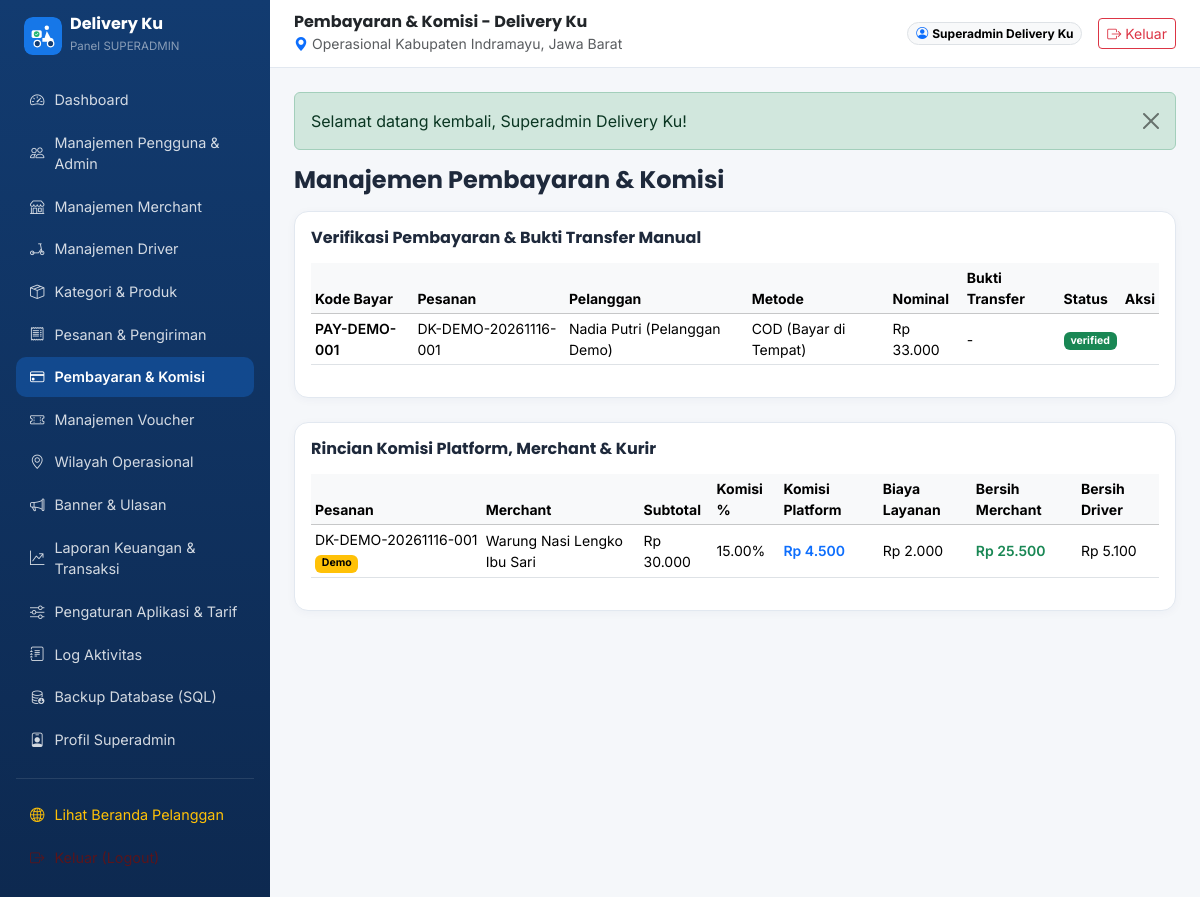
The page /index.php?route=superadmin/payments (signed in) on the database its author committed.
### tables this page shows
CREATE TABLE IF NOT EXISTS `payments` (
    `id` BIGINT UNSIGNED AUTO_INCREMENT PRIMARY KEY,
    `order_id` BIGINT UNSIGNED NOT NULL UNIQUE,
    `payment_code` VARCHAR(50) NOT NULL UNIQUE,
    `method` ENUM('cod','bank_transfer','manual_proof') NOT NULL,
    `amount` DECIMAL(12,2) NOT NULL,
    `bank_name` VARCHAR(80) NULL,
    `account_number` VARCHAR(60) NULL,
    `status` ENUM('pending','waiting_verification','verified','rejected','refunded') NOT NULL DEFAULT 'pending',
    `paid_at` DATETIME NULL,
    `verified_by` BIGINT UNSIGNED NULL,
    `verified_at` DATETIME NULL,
    `verification_notes` VARCHAR(255) NULL,
    `created_at` TIMESTAMP DEFAULT CURRENT_TIMESTAMP,
    `updated_at` TIMESTAMP DEFAULT CURRENT_TIMESTAMP ON UPDATE CURRENT_TIMESTAMP,
    CONSTRAINT `fk_pay_order` FOREIGN KEY (`order_id`) REFERENCES `orders`(`id`) ON DELETE CASCADE
);

CREATE TABLE IF NOT EXISTS `orders` (
    `id` BIGINT UNSIGNED AUTO_INCREMENT PRIMARY KEY,
    `order_code` VARCHAR(40) NOT NULL UNIQUE,
    `user_id` BIGINT UNSIGNED NOT NULL,
    `merchant_id` BIGINT UNSIGNED NOT NULL,
    `driver_id` BIGINT UNSIGNED NULL,
    `district_id` INT UNSIGNED NULL,
    `voucher_id` BIGINT UNSIGNED NULL,
    `recipient_name` VARCHAR(150) NOT NULL,
    `recipient_phone` VARCHAR(25) NOT NULL,
    `delivery_address` TEXT NOT NULL,
    `delivery_lat` DECIMAL(10,7) NULL,
    `delivery_lng` DECIMAL(10,7) NULL,
    `distance_km` DECIMAL(6,2) NOT NULL DEFAULT 2.00,
    `subtotal` DECIMAL(12,2) NOT NULL DEFAULT 0.00,
    `merchant_discount` DECIMAL(12,2) NOT NULL DEFAULT 0.00,
    `voucher_discount` DECIMAL(12,2) NOT NULL DEFAULT 0.00,
    `delivery_fee` DECIMAL(12,2) NOT NULL DEFAULT 0.00,
    `service_fee` DECIMAL(12,2) NOT NULL DEFAULT 0.00,
    `platform_commission` DECIMAL(12,2) NOT NULL DEFAULT 0.00,
    `merchant_net_income` DECIMAL(12,2) NOT NULL DEFAULT 0.00,
    `driver_net_income` DECIMAL(12,2) NOT NULL DEFAULT 0.00,
    `total_amount` DECIMAL(12,2) NOT NULL DEFAULT 0.00,
    `payment_method` ENUM('cod','bank_transfer','manual_proof') NOT NULL DEFAULT 'cod',
    `status` ENUM(
        'menunggu_pembayaran',
        'menunggu_konfirmasi_merchant',
        'pesanan_dikonfirmasi',
        'sedang_disiapkan',
        'menunggu_driver',
        'driver_menuju_merchant',
        'pesanan_diambil',
        'dalam_pengiriman',
        'selesai',
        'dibatalkan',
        'pengembalian_dana'
    ) NOT NULL DEFAULT 'menunggu_konfirmasi_merchant',
    `customer_notes` TEXT NULL,
    `cancel_reason` VARCHAR(255) NULL,
    `customer_confirmed_at` DATETIME NULL,
    `completed_at` DATETIME NULL,
    `is_demo` TINYINT(1) NOT NULL DEFAULT 0,
    `created_at` TIMESTAMP DEFAULT CURRENT_TIMESTAMP,
    `updated_at` TIMESTAMP DEFAULT CURRENT_TIMESTAMP ON UPDATE CURRENT_TIMESTAMP,
    `deleted_at` TIMESTAMP NULL DEFAULT NULL,
    INDEX `idx_orders_user` (`user_id`),
    INDEX `idx_orders_merchant` (`merchant_id`),
    INDEX `idx_orders_driver` (`driver_id`),
    INDEX `idx_orders_status` (`status`),
    INDEX `idx_orders_demo_created` (`is_demo`, `created_at`),
    CONSTRAINT `fk_ord_user` FOREIGN KEY (`user_id`) REFERENCES `users`(`id`),
    CONSTRAINT `fk_ord_merchant` FOREIGN KEY (`merchant_id`) REFERENCES `merchants`(`id`),
    CONSTRAINT `fk_ord_driver` FOREIGN KEY (`driver_id`) REFERENCES `drivers`(`id`) ON DELETE SET NULL,
    CONSTRAINT `fk_ord_district` FOREIGN KEY (`district_id`) REFERENCES `districts`(`id`) ON DELETE SET NULL,
    CONSTRAINT `fk_ord_voucher` FOREIGN KEY (`voucher_id`) REFERENCES `vouchers`(`id`) ON DELETE SET NULL
);

CREATE TABLE IF NOT EXISTS `users` (
    `id` BIGINT UNSIGNED AUTO_INCREMENT PRIMARY KEY,
    `role_id` INT UNSIGNED NOT NULL,
    `full_name` VARCHAR(150) NOT NULL,
    `email` VARCHAR(150) NOT NULL UNIQUE,
    `phone` VARCHAR(25) NOT NULL,
    `password_hash` VARCHAR(255) NOT NULL,
    `avatar_path` VARCHAR(255) NULL,
    `status` ENUM('active','inactive','suspended','pending') NOT NULL DEFAULT 'active',
    `is_demo` TINYINT(1) NOT NULL DEFAULT 0,
    `reset_token` VARCHAR(120) NULL,
    `reset_expires_at` DATETIME NULL,
    `last_login_at` DATETIME NULL,
    `created_at` TIMESTAMP DEFAULT CURRENT_TIMESTAMP,
    `updated_at` TIMESTAMP DEFAULT CURRENT_TIMESTAMP ON UPDATE CURRENT_TIMESTAMP,
    `deleted_at` TIMESTAMP NULL DEFAULT NULL,
    INDEX `idx_users_role` (`role_id`),
    INDEX `idx_users_status` (`status`),
    CONSTRAINT `fk_users_role` FOREIGN KEY (`role_id`) REFERENCES `roles`(`id`)
);

CREATE TABLE IF NOT EXISTS `commissions` (
    `id` BIGINT UNSIGNED AUTO_INCREMENT PRIMARY KEY,
    `order_id` BIGINT UNSIGNED NOT NULL UNIQUE,
    `merchant_id` BIGINT UNSIGNED NOT NULL,
    `driver_id` BIGINT UNSIGNED NULL,
    `gross_subtotal` DECIMAL(12,2) NOT NULL,
    `commission_rate` DECIMAL(5,2) NOT NULL,
    `platform_commission_amount` DECIMAL(12,2) NOT NULL,
    `service_fee_amount` DECIMAL(12,2) NOT NULL,
    `merchant_net_amount` DECIMAL(12,2) NOT NULL,
    `driver_fee_rate` DECIMAL(5,2) NOT NULL DEFAULT 85.00,
    `driver_net_amount` DECIMAL(12,2) NOT NULL DEFAULT 0.00,
    `platform_delivery_cut` DECIMAL(12,2) NOT NULL DEFAULT 0.00,
    `is_demo` TINYINT(1) NOT NULL DEFAULT 0,
    `created_at` TIMESTAMP DEFAULT CURRENT_TIMESTAMP,
    `updated_at` TIMESTAMP DEFAULT CURRENT_TIMESTAMP ON UPDATE CURRENT_TIMESTAMP,
    CONSTRAINT `fk_comm_order` FOREIGN KEY (`order_id`) REFERENCES `orders`(`id`) ON DELETE CASCADE,
    CONSTRAINT `fk_comm_merchant` FOREIGN KEY (`merchant_id`) REFERENCES `merchants`(`id`)
);

CREATE TABLE IF NOT EXISTS `merchants` (
    `id` BIGINT UNSIGNED AUTO_INCREMENT PRIMARY KEY,
    `user_id` BIGINT UNSIGNED NOT NULL UNIQUE,
    `merchant_category_id` INT UNSIGNED NULL,
    `district_id` INT UNSIGNED NULL,
    `village_id` INT UNSIGNED NULL,
    `store_name` VARCHAR(160) NOT NULL,
    `slug` VARCHAR(180) NOT NULL UNIQUE,
    `description` TEXT NULL,
    `logo_path` VARCHAR(255) NULL,
    `banner_path` VARCHAR(255) NULL,
    `address` TEXT NOT NULL,
    `postal_code` VARCHAR(10) NULL,
    `latitude` DECIMAL(10,7) NULL,
    `longitude` DECIMAL(10,7) NULL,
    `open_time` TIME NOT NULL DEFAULT '08:00:00',
    `close_time` TIME NOT NULL DEFAULT '21:00:00',
    `is_open` TINYINT(1) NOT NULL DEFAULT 1,
    `verification_status` ENUM('pending','approved','rejected') NOT NULL DEFAULT 'pending',
    `verification_notes` TEXT NULL,
    `commission_rate` DECIMAL(5,2) NULL COMMENT 'Override komisi persen khusus merchant jika diisi',
    `rating_avg` DECIMAL(3,2) NOT NULL DEFAULT 5.00,
    `total_reviews` INT UNSIGNED NOT NULL DEFAULT 0,
    `is_recommended` TINYINT(1) NOT NULL DEFAULT 0,
    `is_demo` TINYINT(1) NOT NULL DEFAULT 0,
    `created_at` TIMESTAMP DEFAULT CURRENT_TIMESTAMP,
    `updated_at` TIMESTAMP DEFAULT CURRENT_TIMESTAMP ON UPDATE CURRENT_TIMESTAMP,
    `deleted_at` TIMESTAMP NULL DEFAULT NULL,
    INDEX `idx_merchant_verify` (`verification_status`, `is_open`),
    INDEX `idx_merchant_district` (`district_id`),
    CONSTRAINT `fk_merchant_user` FOREIGN KEY (`user_id`) REFERENCES `users`(`id`) ON DELETE CASCADE,
    CONSTRAINT `fk_merchant_cat` FOREIGN KEY (`merchant_category_id`) REFERENCES `merchant_categories`(`id`) ON DELETE SET NULL,
    CONSTRAINT `fk_merchant_dist` FOREIGN KEY (`district_id`) REFERENCES `districts`(`id`) ON DELETE SET NULL,
    CONSTRAINT `fk_merchant_vil` FOREIGN KEY (`village_id`) REFERENCES `villages`(`id`) ON DELETE SET NULL
);

### htdocs/app/controllers/SuperadminController.php (called while the page is built, shortened)
<?php
final class SuperadminController
{
    public function paymentsAndCommissions(): void
    {
        $pdo = Database::connection();
        $payments = $pdo->query(
            'SELECT p.*, o.order_code, o.total_amount, u.full_name AS customer_name,
                    pp.proof_image_path, pp.transfer_amount, pp.transfer_time, pp.sender_name, pp.sender_bank
             FROM payments p
             JOIN orders o ON o.id=p.order_id
             JOIN users u ON u.id=o.user_id
             LEFT JOIN payment_proofs pp ON pp.payment_id=p.id
             ORDER BY p.id DESC LIMIT 100'
        )->fetchAll();
        $commissions = $pdo->query(
            'SELECT c.*, o.order_code, o.is_demo, m.store_name
             FROM commissions c
             JOIN orders o ON o.id=c.order_id
             JOIN merchants m ON m.id=c.merchant_id
             ORDER BY c.id DESC LIMIT 100'
        )->fetchAll();
        render_view('superadmin/payments', compact('payments', 'commissions') + [
            'pageTitle' => 'Pembayaran & Komisi - Delivery Ku',
        ], 'dashboard_shell');
    }
}

### htdocs/index.php (called while the page is built, shortened)
<?php
$routes = require BASE_PATH . '/routes/web.php';
$route = trim((string)($_GET['route'] ?? ''), '/');
$handler = $routes[$route];
$isPost = ($_SERVER['REQUEST_METHOD'] ?? 'GET') === 'POST';
if ($isPost && isset($handler[2], $handler[3])) {
    $controllerClass = $handler[2];
    $method = $handler[3];
} else {
    $method = $handler[1];
}
$controller = new $controllerClass();
$controller->{$method}();

### htdocs/resources/views/superadmin/payments.php (the view, shortened to what this page needs)
<h4 class="fw-bold mb-3">Manajemen Pembayaran & Komisi</h4>
<div class="dk-card p-3 mb-4">
    <h6 class="fw-bold mb-3">Verifikasi Pembayaran & Bukti Transfer Manual</h6>
    <div class="table-responsive">
        <table class="table table-sm align-middle small">
            <thead class="table-light"><tr><th>Kode Bayar</th><th>Pesanan</th><th>Pelanggan</th><th>Metode</th><th>Nominal</th><th>Bukti Transfer</th><th>Status</th><th>Aksi</th></tr></thead>
            <tbody>
            <?php foreach ($payments as $p): ?>
                <tr>
                    <td class="fw-semibold"><?= e($p['payment_code']) ?></td>
                    <td><?= e($p['order_code']) ?></td>
                    <td><?= e($p['customer_name']) ?></td>
                    <td><?= e(PAYMENT_METHODS[$p['method']] ?? $p['method']) ?></td>
                    <td><?= e(rupiah($p['amount'])) ?></td>
                    <td>
                        <?php if (!empty($p['proof_image_path'])): ?>
                            <a href="<?= e(upload_url($p['proof_image_path'])) ?>" target="_blank" class="btn btn-outline-info btn-sm">Lihat Bukti</a>
                            <div class="text-muted"><?= e($p['sender_bank']) ?> - <?= e($p['sender_name']) ?></div>
                        <?php else: ?> - <?php endif; ?>
                    </td>
                    <td><span class="badge text-bg-<?= $p['status'] === 'verified' ? 'success' : ($p['status'] === 'rejected' ? 'danger' : 'warning') ?>"><?= e($p['status']) ?></span></td>
                    <td>
                    </td>
                </tr>
            <?php endforeach; ?>
            </tbody>
        </table>
    </div>
</div>
<div class="dk-card p-3">
    <h6 class="fw-bold mb-3">Rincian Komisi Platform, Merchant & Kurir</h6>
    <div class="table-responsive">
        <table class="table table-sm align-middle small">
            <thead class="table-light"><tr><th>Pesanan</th><th>Merchant</th><th>Subtotal</th><th>Komisi %</th><th>Komisi Platform</th><th>Biaya Layanan</th><th>Bersih Merchant</th><th>Bersih Driver</th></tr></thead>
            <tbody>
            <?php foreach ($commissions as $c): ?>
                <tr>
                    <td><?= e($c['order_code']) ?> <?= (int)$c['is_demo'] === 1 ? '<span class="badge text-bg-warning">Demo</span>' : '' ?></td>
                    <td><?= e($c['store_name']) ?></td>
                    <td><?= e(rupiah($c['gross_subtotal'])) ?></td>
                    <td><?= e((string)$c['commission_rate']) ?>%</td>
                    <td class="text-primary fw-semibold"><?= e(rupiah($c['platform_commission_amount'])) ?></td>
                    <td><?= e(rupiah($c['service_fee_amount'])) ?></td>
                    <td class="text-success fw-semibold"><?= e(rupiah($c['merchant_net_amount'])) ?></td>
                    <td><?= e(rupiah($c['driver_net_amount'])) ?></td>
                </tr>
            <?php endforeach; ?>
            </tbody>
        </table>
    </div>
</div>

### htdocs/public/assets/css/deliveryku.css (style rules this page uses)
:root { --dk-blue: #1677E8; --dk-navy: #123B70; --dk-white: #FFFFFF; --dk-bg: #F5F7FA; --dk-green: #22B573; --dk-border: #E2E8F0; }
body { font-family: 'Inter', 'Poppins', system-ui, -apple-system, sans-serif; background-color: var(--dk-bg); color: #1E293B; }
h1, h2, h3, h4, h5, h6, .brand-font { font-family: 'Poppins', 'Inter', sans-serif; }
.dk-card { border: 1px solid var(--dk-border); border-radius: 14px; box-shadow: 0 2px 10px rgba(18, 59, 112, 0.04); background: #fff; }

### rows shown on the page
payments: payment_code "PAY-DEMO-001", order.order_code "DK-DEMO-20261116-001", users.full_name "Nadia Putri (Pelanggan Demo)", method "COD (Bayar di Tempat)", amount "Rp 33.000", status "verified"
commissions: order.order_code "DK-DEMO-20261116-001", merchant.store_name "Warung Nasi Lengko Ibu Sari", gross_subtotal "Rp 30.000", commission_rate "15.00", platform_commission_amount "Rp 4.500", service_fee_amount "Rp 2.000", merchant_net_amount "Rp 25.500", driver_net_amount "Rp 5.100"

### other values the page prints
$role "SUPERADMIN"
$m['label'] "Dashboard"
$m['label'] "Manajemen Pengguna & Admin"
$m['label'] "Manajemen Merchant"
$m['label'] "Manajemen Driver"
$m['label'] "Kategori & Produk"
$m['label'] "Pesanan & Pengiriman"
$m['label'] "Pembayaran & Komisi"
$m['label'] "Manajemen Voucher"
$m['label'] "Wilayah Operasional"
$m['label'] "Banner & Ulasan"
$m['label'] "Laporan Keuangan & Transaksi"
$m['label'] "Pengaturan Aplikasi & Tarif"
$m['label'] "Log Aktivitas"
$m['label'] "Backup Database (SQL)"
